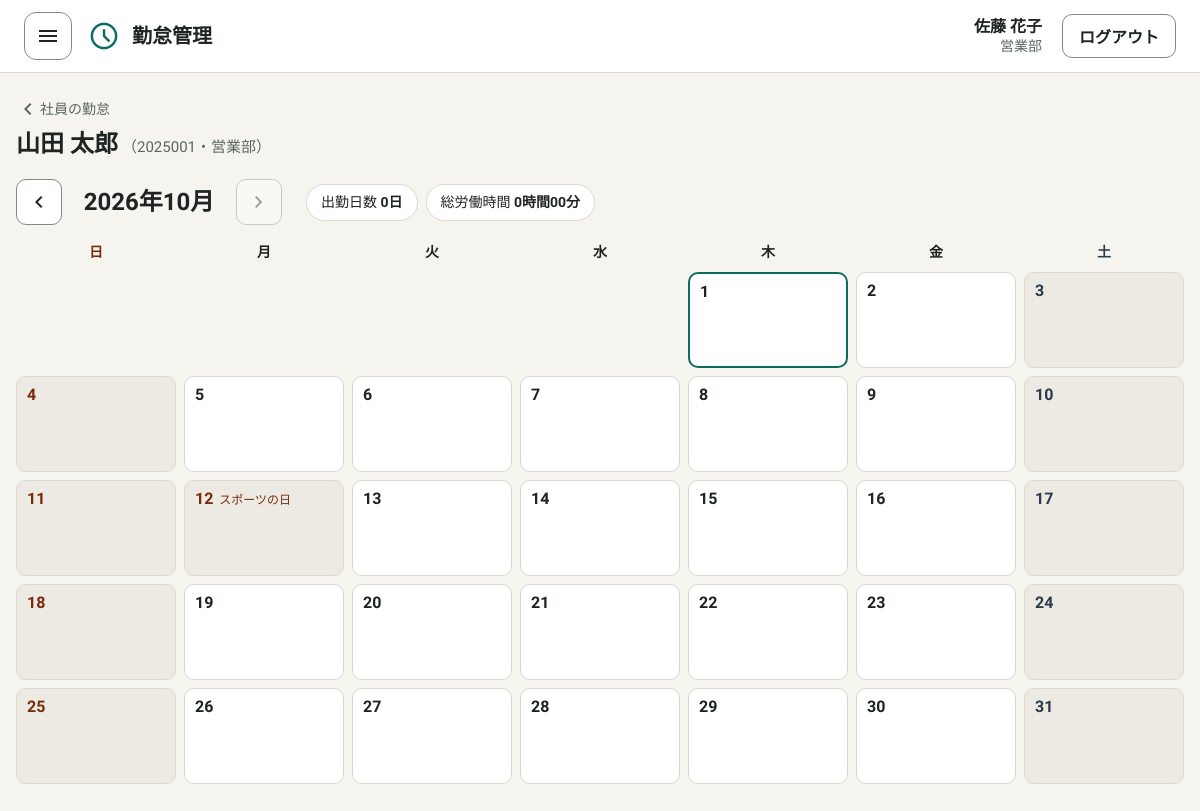
Screenshot of /members/detail.php?id=2025001 (signed in) with the database file from the repository.
### tables this page shows
CREATE TABLE employees (
  employee_id  VARCHAR(7) NOT NULL COMMENT '社員コード(例:2026001, 2026A01)',
  name           VARCHAR(100) NOT NULL COMMENT '氏名',
  email          VARCHAR(254) NOT NULL COMMENT 'メールアドレス',
  department_id  INT UNSIGNED NOT NULL COMMENT '部署ID',
  joined_on      DATE         NOT NULL COMMENT '入社日',
  left_on        DATE         NULL     COMMENT '退社日(在籍中はNULL)',
  employment_status VARCHAR(20) NOT NULL DEFAULT 'active' COMMENT '在籍状態(active=在籍)',
  created_at     DATETIME     NOT NULL DEFAULT CURRENT_TIMESTAMP,
  updated_at     DATETIME     NOT NULL DEFAULT CURRENT_TIMESTAMP ON UPDATE CURRENT_TIMESTAMP,
  PRIMARY KEY (employee_id),
  UNIQUE KEY uq_employees_email (email),
  KEY idx_employees_department (department_id),
  CONSTRAINT fk_employees_department FOREIGN KEY (department_id) REFERENCES departments (id)
);

CREATE TABLE departments (
  id          INT UNSIGNED NOT NULL AUTO_INCREMENT COMMENT '部署ID',
  name        VARCHAR(50)  NOT NULL COMMENT '部署名',
  is_active   TINYINT(1)   NOT NULL DEFAULT 1 COMMENT '利用可否(1=有効,0=無効)',
  created_at  DATETIME     NOT NULL DEFAULT CURRENT_TIMESTAMP,
  updated_at  DATETIME     NOT NULL DEFAULT CURRENT_TIMESTAMP ON UPDATE CURRENT_TIMESTAMP,
  PRIMARY KEY (id),
  UNIQUE KEY uq_departments_name (name)
);

### src/functions.php (called while the page is built, shortened)
<?php
function h($value) {
    return htmlspecialchars((string) $value, ENT_QUOTES, 'UTF-8');
}
function appUrl(string $path = ''): string {
    $documentRoot = realpath($_SERVER['DOCUMENT_ROOT'] ?? '');
    $appRoot = realpath(__DIR__ . '/..');
    $base = '';
    if ($documentRoot !== false && $appRoot !== false && str_starts_with($appRoot, $documentRoot)) {
        $base = str_replace('\\', '/', substr($appRoot, strlen($documentRoot)));
    }
    return rtrim($base, '/') . '/' . ltrim($path, '/');
}
function assetUrl(string $path): string {
    $file = __DIR__ . '/../' . ltrim($path, '/');
    $time = is_file($file) ? filemtime($file) : false;
    return appUrl($path) . ($time === false ? '' : '?v=' . $time);
}

### src/session.php (called while the page is built, shortened)
<?php
function startAppSession(): void {
    $savePath = sys_get_temp_dir() . '/attendance_sessions';
    $now = time();
}

### src/auth.php (called while the page is built, shortened)
<?php
include_once(__DIR__ . '/session.php');
include_once(__DIR__ . '/queries/login_accounts.php');
include_once(__DIR__ . '/queries/employees.php');
function requireLogin(PDO $pdo): array {
    $user = currentUser($pdo);
    return $user;
}
function currentUser(PDO $pdo): ?array {
    $loginId = $_SESSION['user']['login_id'] ?? null;
    $account = fetchLoginAccount($pdo, $loginId);
    $user = [
        'login_id' => $account['login_id'],
        'employee_id' => $account['employee_id'],
        'role' => $account['role'],
        'approval_scope' => $account['approval_scope'],
        'name' => 'システム管理者',
        'department_name' => '',
        'joined_on' => null,
        'department_id' => null,
    ];
    if ($account['role'] !== ROLE_SYSTEM_ADMIN) {
        $profile = fetchEmployeeProfile($pdo, $account['employee_id']);
        $user['name'] = $profile['name'];
        $user['department_name'] = $profile['department_name'];
        $user['joined_on'] = $profile['joined_on'] ?? null;
        $user['department_id'] = isset($profile['department_id']) ? (int) $profile['department_id'] : null;
    }
    return $user;
}

### src/queries/login_accounts.php (called while the page is built, shortened)
<?php
function fetchLoginAccount(PDO $pdo, string $loginId): ?array {
    $sql = 'SELECT login_id, employee_id, password_hash, role, approval_scope, is_active FROM login_accounts WHERE login_id = :login_id';
    $stmt = $pdo->prepare($sql);
    $stmt->bindValue(':login_id', $loginId, PDO::PARAM_STR);
    $stmt->execute();
    $row = $stmt->fetch(PDO::FETCH_ASSOC);
    return $row === false ? null : $row;
}

### src/queries/employees.php (called while the page is built, shortened)
<?php
function fetchEmployeeProfile(PDO $pdo, string $employeeId): ?array {
    $sql = 'SELECT e.employee_id, e.name, d.name AS department_name, e.joined_on, e.department_id, e.employment_status FROM employees e JOIN departments d ON e.department_id = d.id WHERE e.employee_id = :employee_id';
    $stmt = $pdo->prepare($sql);
    $stmt->bindValue(':employee_id', $employeeId, PDO::PARAM_STR);
    $stmt->execute();
    $row = $stmt->fetch(PDO::FETCH_ASSOC);
    return $row === false ? null : $row;
}

### members/detail.php (the view, shortened to what this page needs)
<?php
include_once(__DIR__ . '/../src/functions.php');
include_once(__DIR__ . '/../src/dbconnect.php');
include_once(__DIR__ . '/../src/auth.php');
include_once(__DIR__ . '/../src/members.php');
$currentUser = requireLogin($pdo);
$memberId = isset($_GET['id']) && is_string($_GET['id']) ? $_GET['id'] : '';
$member = $memberId === '' ? null : fetchEmployeeProfile($pdo, $memberId);
include(__DIR__ . '/../templates/header.php');
?>
<main class="records member-detail">
    <div class="member-detail__head">
        <a class="member-detail__back" href="<?= h(appUrl('members/')) ?>"><span class="material-symbols-outlined" aria-hidden="true">chevron_left</span>社員の勤怠</a>
        <h1 class="member-detail__name"><?= h($member['name']) ?><span class="member-detail__sub">（<?= h($member['employee_id']) ?>・<?= h($member['department_name']) ?>）</span></h1>
    </div>
    <?php
    include(__DIR__ . '/../templates/calendar.php');
    ?>
</main>
<?php include(__DIR__ . '/../templates/footer.php'); ?>

### templates/header.php (shortened to what this page needs)
<?php
$currentUser = $currentUser ?? null;
?>
<!DOCTYPE html>
<html lang="ja">
<head>
    <link rel="stylesheet" href="https://unpkg.com/ress@5.0.2/dist/ress.min.css">
    <link rel="stylesheet" href="<?= h(assetUrl('css/style.css')) ?>">
</head>
<body>
    <header class="app-header">
        <div class="app-header__left">
            <?php if ($currentUser !== null): ?>
                <button class="app-header__menu-button" type="button" id="menu-open" aria-label="メニューを開く" aria-controls="menu" aria-expanded="false">
                    <span class="material-symbols-outlined" aria-hidden="true">menu</span>
                </button>
            <?php endif; ?>
            <a class="app-header__brand" href="<?= h(appUrl()) ?>">
                <span class="material-symbols-outlined app-header__icon" aria-hidden="true">schedule</span>
                <span class="app-header__name">勤怠管理</span>
            </a>
        </div>
        <?php if ($currentUser !== null): ?>
            <div class="app-header__user">
                <div class="app-header__profile">
                    <div class="app-header__user-name"><?= h($currentUser['name']) ?></div>
                    <?php if ($currentUser['department_name'] !== ''): ?>
                        <div class="app-header__department"><?= h($currentUser['department_name']) ?></div>
                    <?php endif; ?>
                </div>
                <form method="post" action="<?= h(appUrl('logout.php')) ?>">
                    <button class="button button--outline" type="submit">ログアウト</button>
                </form>
            </div>
        <?php endif; ?>
    </header>

### css/style.css (style rules this page uses)
:root { --color-bg: #F5F4EF; --color-surface: #FFFFFF; --color-text: #1E2422; --color-text-sub: #5B6660; --color-text-muted: #3F4A45; --color-border: #DAD8CF; --color-border-strong: #8A887E; --color-primary: #0B6B61; --color-primary-hover: #084F48; --color-danger: #A8481F; --color-success-bg: #DCEFE9; --color-success-text: #0B5A51; --color-error-bg: #F6DDD3; --color-error-text: #7A2A0B; --color-warning-bg: #FBEFD2; --color-warning-text: #7A4B00; --color-info-bg: #E1E7EE; --color-info-text: #2B3A4D; --color-neutral-bg: #EDEBE3; --color-holiday-bg: #ECEAE2; --radius-s: 10px; --radius-m: 12px; --radius-l: 16px; --font-family: "IBM Plex Sans JP", "Hiragino Sans", "Yu Gothic", sans-serif; }
body, h1, h2, h3, p, dl, dd { margin: 0; }
body { min-height: 100vh; background: var(--color-bg); color: var(--color-text); font-family: var(--font-family); line-height: 1.6; }
a { color: var(--color-primary); }
button, input, select, textarea { font-family: inherit; }
.material-symbols-outlined { display: inline-block; width: 1em; height: 1em; overflow: hidden; font-size: 24px; line-height: 1; vertical-align: middle; user-select: none; }
.app-header { display: flex; align-items: center; justify-content: space-between; height: 72px; padding: 0 24px; background: var(--color-surface); border-bottom: 1px solid var(--color-border); }
.app-header__brand { display: flex; align-items: center; gap: 12px; color: var(--color-text); text-decoration: none; }
.app-header__icon { font-size: 32px; color: var(--color-primary); }
.app-header__name { font-size: 20px; font-weight: 700; }
.app-header__left { display: flex; align-items: center; gap: 16px; }
.app-header__menu-button { display: flex; align-items: center; justify-content: center; width: 48px; height: 48px; background: var(--color-surface); border: 1px solid var(--color-border-strong); border-radius: var(--radius-m); color: var(--color-text); cursor: pointer; }
.app-header__user { display: flex; align-items: center; gap: 20px; }
.app-header__profile { text-align: right; line-height: 1.35; }
.app-header__user-name { font-weight: 600; }
.app-header__department { color: var(--color-text-sub); font-size: 14px; }
.button { display: inline-flex; align-items: center; justify-content: center; gap: 8px; min-height: 44px; padding: 0 16px; border-radius: var(--radius-s); font-size: 16px; font-weight: 600; cursor: pointer; }
.button--outline { background: var(--color-surface); border: 1px solid var(--color-border-strong); color: var(--color-text); }
.records { display: flex; flex-direction: column; gap: 16px; max-width: 1184px; margin: 0 auto; padding: 24px 16px 48px; }
.member-detail__head { display: flex; flex-direction: column; align-items: flex-start; gap: 4px; }
.member-detail__back { display: inline-flex; align-items: center; color: var(--color-text-sub); font-size: 14px; text-decoration: none; }
.member-detail__name { font-size: 24px; font-weight: 700; overflow-wrap: anywhere; }
.member-detail__sub { margin-left: 4px; color: var(--color-text-sub); font-size: 15px; font-weight: 400; }

### rows the page displays
employees: name "佐藤 花子", department.name "営業部"
employees: name "山田 太郎", employee_id "2025001", department.name "営業部"

### other values shown
$month['label'] "2026年10月"
$calendar['workDays'] "0"
formatMinutes($calendar['totalMinutes']) "0時間00分"
$weekdayName "日"
$weekdayName "月"
$weekdayName "火"
$weekdayName "水"
$weekdayName "木"
$weekdayName "金"
$weekdayName "土"
$cell['day'] "1"
$cell['day'] "2"
$cell['day'] "3"
$cell['day'] "4"
$cell['day'] "5"
